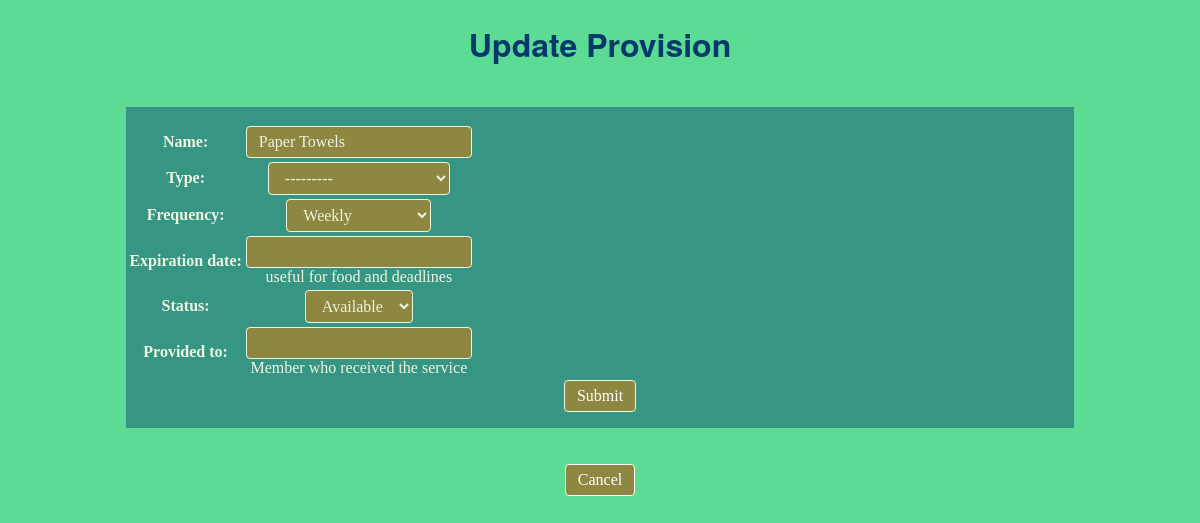
/provision/update/2, run on an earlier commit of the app's database.
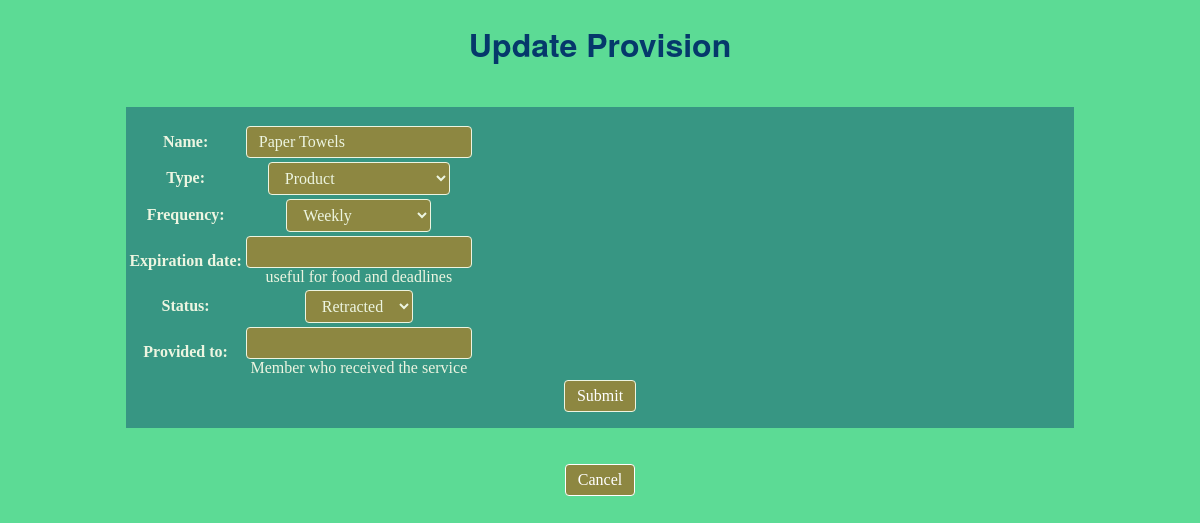
And on a later commit of the database.
### share/models.py (models this page shows, shortened)
class Provision(models.Model):
    STATUS = (
    ('Available', 'Available'),
    ('Pending', 'Pending'),
    ('Provided', 'Provided'),
    ('Expired', 'Expired'),
    ('Retracted', 'Retracted'),
    )
    FREQUENCY = (
    ('One Time', 'One_time'),
    ('Daily', 'Daily'),
    ('Weekly', 'Weekly'),
    ('Monthly', 'Monthly'),
    ('Intermittent', 'Intermittent'),
    ('Not Applicable', 'Not Applicable'),
    )
    name = models.CharField(max_length=50, help_text='')
    member_id = models.PositiveSmallIntegerField(blank=False,
    help_text='Providing member',default=0)
    type = models.CharField(max_length=25, choices=TYPE)
    frequency = models.CharField(max_length=25, choices=FREQUENCY, default='One_time',
    help_text='Used for items that repeat (i.e. at service that can be provided \
    to one person every week')
    expiration_date = models.DateTimeField(auto_now=False, auto_now_add=False, \
    blank=True, null=True, help_text=('useful for food and deadlines'))
    status = models.CharField(max_length=25, choices=STATUS, default='Available')
    provided_to = models.PositiveSmallIntegerField(blank=True, null=True,
    help_text="Member who received the service")

### share/views.py (the view)
# urls.py: path("provision/update/", views.ProvisionUpdate.as_view(), name="update_provision_form"), # Needed 5/26/20 to get past NoReverseMatch Error
class ProvisionUpdate(UpdateView):
    model = Provision
    fields = ['name', 'type', 'frequency', 'expiration_date','status','provided_to']
    template_name_suffix = '_update_form'
    success_url = reverse_lazy('summary')

### share/templates/share/provision_update_form.html (shortened to what this page needs)
{% extends "base_generic.html" %}
{% block content %}
<h1>Update Provision</h1>
<br>
<div class="login-grid">
  <div class="login-left-margin"></div>
  <div class="login-middle">
    <form action="" method="post">
      <table>
        {{form.as_table}}
      </table>
      <input class="btn btn-primary" style="color:white" type="submit" value="Submit">
    </form>
  </div>
  <div class="login-right-margin"></div>
</div>
<br>
    <div class="button-centered">
      <a class="button-submit" style="color:white" href="{% url 'summary'%}">Cancel</a>
    </div>
{% load staticfiles %}
{% endblock %}

What changed in the data, as far as the page shows it:
changed Provision "Paper Towels": type "---------" → "Product"; status "Available" → "Retracted"
